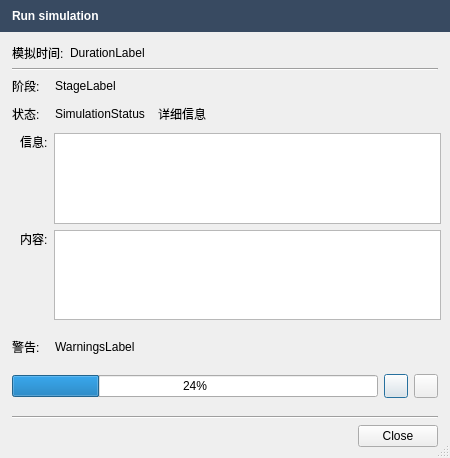
<?xml version="1.0" encoding="UTF-8"?>
<ui version="4.0">
 <class>RunSimulationDialog</class>
 <widget class="QDialog" name="RunSimulationDialog">
  <property name="windowModality">
   <enum>Qt::ApplicationModal</enum>
  </property>
  <property name="geometry">
   <rect>
    <x>0</x>
    <y>0</y>
    <width>450</width>
    <height>458</height>
   </rect>
  </property>
  <property name="sizePolicy">
   <sizepolicy hsizetype="Preferred" vsizetype="Minimum">
    <horstretch>0</horstretch>
    <verstretch>0</verstretch>
   </sizepolicy>
  </property>
  <property name="minimumSize">
   <size>
    <width>450</width>
    <height>0</height>
   </size>
  </property>
  <property name="maximumSize">
   <size>
    <width>16777215</width>
    <height>16777215</height>
   </size>
  </property>
  <property name="windowTitle">
   <string notr="true"/>
  </property>
  <property name="sizeGripEnabled">
   <bool>true</bool>
  </property>
  <property name="modal">
   <bool>true</bool>
  </property>
  <layout class="QVBoxLayout" name="verticalLayout" stretch="0,0,0,1,0,0,0">
   <property name="sizeConstraint">
    <enum>QLayout::SetMinimumSize</enum>
   </property>
   <property name="leftMargin">
    <number>0</number>
   </property>
   <property name="topMargin">
    <number>0</number>
   </property>
   <property name="rightMargin">
    <number>0</number>
   </property>
   <item>
    <widget class="QFrame" name="MessageFrame">
     <property name="sizePolicy">
      <sizepolicy hsizetype="Preferred" vsizetype="Maximum">
       <horstretch>0</horstretch>
       <verstretch>0</verstretch>
      </sizepolicy>
     </property>
     <property name="styleSheet">
      <string notr="true">background-color: #384A61;</string>
     </property>
     <property name="frameShape">
      <enum>QFrame::Panel</enum>
     </property>
     <property name="frameShadow">
      <enum>QFrame::Sunken</enum>
     </property>
     <property name="lineWidth">
      <number>0</number>
     </property>
     <layout class="QHBoxLayout" name="horizontalLayout_3" stretch="0">
      <property name="spacing">
       <number>5</number>
      </property>
      <property name="leftMargin">
       <number>12</number>
      </property>
      <item>
       <layout class="QHBoxLayout" name="horizontalLayout_2">
        <item>
         <widget class="QLabel" name="MessageLabel">
          <property name="styleSheet">
           <string notr="true">color: rgb(255, 255, 255);
font : bold;
</string>
          </property>
          <property name="text">
           <string>Run simulation</string>
          </property>
         </widget>
        </item>
       </layout>
      </item>
     </layout>
    </widget>
   </item>
   <item>
    <layout class="QHBoxLayout" name="horizontalLayout" stretch="0,1">
     <property name="leftMargin">
      <number>12</number>
     </property>
     <property name="topMargin">
      <number>6</number>
     </property>
     <property name="rightMargin">
      <number>12</number>
     </property>
     <item>
      <widget class="QLabel" name="label">
       <property name="text">
        <string>模拟时间:</string>
       </property>
      </widget>
     </item>
     <item>
      <widget class="QLabel" name="DurationLabel">
       <property name="text">
        <string notr="true">DurationLabel</string>
       </property>
      </widget>
     </item>
    </layout>
   </item>
   <item>
    <layout class="QHBoxLayout" name="horizontalLayout_10">
     <property name="leftMargin">
      <number>12</number>
     </property>
     <property name="rightMargin">
      <number>12</number>
     </property>
     <item>
      <widget class="QFrame" name="frame_2">
       <property name="frameShape">
        <enum>QFrame::HLine</enum>
       </property>
       <property name="frameShadow">
        <enum>QFrame::Sunken</enum>
       </property>
      </widget>
     </item>
    </layout>
   </item>
   <item>
    <layout class="QVBoxLayout" name="verticalLayout_3">
     <property name="spacing">
      <number>9</number>
     </property>
     <item>
      <layout class="QHBoxLayout" name="horizontalLayout_5" stretch="0,1">
       <property name="leftMargin">
        <number>12</number>
       </property>
       <property name="rightMargin">
        <number>12</number>
       </property>
       <item>
        <widget class="QLabel" name="label_4">
         <property name="text">
          <string>阶段:</string>
         </property>
        </widget>
       </item>
       <item>
        <widget class="QLabel" name="StageLabel">
         <property name="text">
          <string notr="true">StageLabel</string>
         </property>
         <property name="indent">
          <number>6</number>
         </property>
        </widget>
       </item>
      </layout>
     </item>
     <item>
      <layout class="QHBoxLayout" name="horizontalLayout_8" stretch="0,0,0,0">
       <property name="leftMargin">
        <number>12</number>
       </property>
       <property name="rightMargin">
        <number>12</number>
       </property>
       <item>
        <widget class="QLabel" name="label_2">
         <property name="text">
          <string>状态:</string>
         </property>
        </widget>
       </item>
       <item>
        <widget class="QLabel" name="StatusLabel">
         <property name="text">
          <string notr="true">SimulationStatus</string>
         </property>
         <property name="alignment">
          <set>Qt::AlignLeading|Qt::AlignLeft|Qt::AlignVCenter</set>
         </property>
         <property name="indent">
          <number>6</number>
         </property>
        </widget>
       </item>
       <item>
        <widget class="openfluid::ui::common::ActionLabel" name="ShowErrorLabel">
         <property name="text">
          <string>详细信息</string>
         </property>
         <property name="indent">
          <number>4</number>
         </property>
        </widget>
       </item>
       <item>
        <spacer name="horizontalSpacer">
         <property name="orientation">
          <enum>Qt::Horizontal</enum>
         </property>
         <property name="sizeHint" stdset="0">
          <size>
           <width>40</width>
           <height>20</height>
          </size>
         </property>
        </spacer>
       </item>
      </layout>
     </item>
     <item>
      <widget class="QWidget" name="ErrorDetailsWidget" native="true">
       <property name="sizePolicy">
        <sizepolicy hsizetype="Preferred" vsizetype="MinimumExpanding">
         <horstretch>0</horstretch>
         <verstretch>0</verstretch>
        </sizepolicy>
       </property>
       <property name="minimumSize">
        <size>
         <width>0</width>
         <height>0</height>
        </size>
       </property>
       <layout class="QGridLayout" name="gridLayout">
        <property name="leftMargin">
         <number>20</number>
        </property>
        <property name="topMargin">
         <number>0</number>
        </property>
        <item row="0" column="0">
         <widget class="QLabel" name="ErrorMessageLabel">
          <property name="text">
           <string>信息:</string>
          </property>
          <property name="alignment">
           <set>Qt::AlignLeading|Qt::AlignLeft|Qt::AlignTop</set>
          </property>
         </widget>
        </item>
        <item row="0" column="1">
         <widget class="QTextEdit" name="ErrorMessageEdit">
          <property name="sizePolicy">
           <sizepolicy hsizetype="Expanding" vsizetype="Ignored">
            <horstretch>0</horstretch>
            <verstretch>0</verstretch>
           </sizepolicy>
          </property>
          <property name="minimumSize">
           <size>
            <width>0</width>
            <height>80</height>
           </size>
          </property>
          <property name="font">
           <font>
            <pointsize>10</pointsize>
           </font>
          </property>
         </widget>
        </item>
        <item row="1" column="0">
         <widget class="QLabel" name="ErrorContextLabel">
          <property name="text">
           <string>内容:</string>
          </property>
          <property name="alignment">
           <set>Qt::AlignLeading|Qt::AlignLeft|Qt::AlignTop</set>
          </property>
         </widget>
        </item>
        <item row="1" column="1">
         <widget class="QTextEdit" name="ErrorContextEdit">
          <property name="sizePolicy">
           <sizepolicy hsizetype="Expanding" vsizetype="Ignored">
            <horstretch>0</horstretch>
            <verstretch>0</verstretch>
           </sizepolicy>
          </property>
          <property name="minimumSize">
           <size>
            <width>0</width>
            <height>80</height>
           </size>
          </property>
          <property name="baseSize">
           <size>
            <width>0</width>
            <height>0</height>
           </size>
          </property>
          <property name="font">
           <font>
            <pointsize>10</pointsize>
           </font>
          </property>
         </widget>
        </item>
       </layout>
      </widget>
     </item>
     <item>
      <layout class="QHBoxLayout" name="horizontalLayout_6" stretch="0,1">
       <property name="leftMargin">
        <number>12</number>
       </property>
       <property name="rightMargin">
        <number>12</number>
       </property>
       <item>
        <widget class="QLabel" name="label_5">
         <property name="text">
          <string>警告:</string>
         </property>
        </widget>
       </item>
       <item>
        <widget class="QLabel" name="WarningsLabel">
         <property name="text">
          <string notr="true">WarningsLabel</string>
         </property>
         <property name="indent">
          <number>6</number>
         </property>
        </widget>
       </item>
      </layout>
     </item>
    </layout>
   </item>
   <item>
    <layout class="QHBoxLayout" name="horizontalLayout_7" stretch="1,0,0">
     <property name="sizeConstraint">
      <enum>QLayout::SetDefaultConstraint</enum>
     </property>
     <property name="leftMargin">
      <number>12</number>
     </property>
     <property name="topMargin">
      <number>12</number>
     </property>
     <property name="rightMargin">
      <number>12</number>
     </property>
     <property name="bottomMargin">
      <number>12</number>
     </property>
     <item>
      <widget class="QProgressBar" name="SimulationBar">
       <property name="value">
        <number>24</number>
       </property>
      </widget>
     </item>
     <item>
      <widget class="QPushButton" name="PauseButton">
       <property name="minimumSize">
        <size>
         <width>24</width>
         <height>24</height>
        </size>
       </property>
       <property name="maximumSize">
        <size>
         <width>24</width>
         <height>24</height>
        </size>
       </property>
       <property name="text">
        <string notr="true"/>
       </property>
      </widget>
     </item>
     <item>
      <widget class="QPushButton" name="StopButton">
       <property name="minimumSize">
        <size>
         <width>24</width>
         <height>24</height>
        </size>
       </property>
       <property name="maximumSize">
        <size>
         <width>24</width>
         <height>24</height>
        </size>
       </property>
       <property name="text">
        <string notr="true"/>
       </property>
      </widget>
     </item>
    </layout>
   </item>
   <item>
    <layout class="QHBoxLayout" name="horizontalLayout_9">
     <property name="leftMargin">
      <number>12</number>
     </property>
     <property name="rightMargin">
      <number>12</number>
     </property>
     <item>
      <widget class="QFrame" name="frame">
       <property name="frameShape">
        <enum>QFrame::HLine</enum>
       </property>
       <property name="frameShadow">
        <enum>QFrame::Sunken</enum>
       </property>
      </widget>
     </item>
    </layout>
   </item>
   <item>
    <layout class="QHBoxLayout" name="horizontalLayout_4">
     <property name="leftMargin">
      <number>12</number>
     </property>
     <property name="rightMargin">
      <number>12</number>
     </property>
     <property name="bottomMargin">
      <number>0</number>
     </property>
     <item>
      <widget class="QDialogButtonBox" name="ButtonBox">
       <property name="sizePolicy">
        <sizepolicy hsizetype="Expanding" vsizetype="Maximum">
         <horstretch>0</horstretch>
         <verstretch>0</verstretch>
        </sizepolicy>
       </property>
       <property name="standardButtons">
        <set>QDialogButtonBox::Close</set>
       </property>
      </widget>
     </item>
    </layout>
   </item>
  </layout>
 </widget>
 <customwidgets>
  <customwidget>
   <class>openfluid::ui::common::ActionLabel</class>
   <extends>QLabel</extends>
   <header location="global">openfluid/ui/common/ActionLabel.hpp</header>
  </customwidget>
 </customwidgets>
 <resources/>
 <connections/>
</ui>
